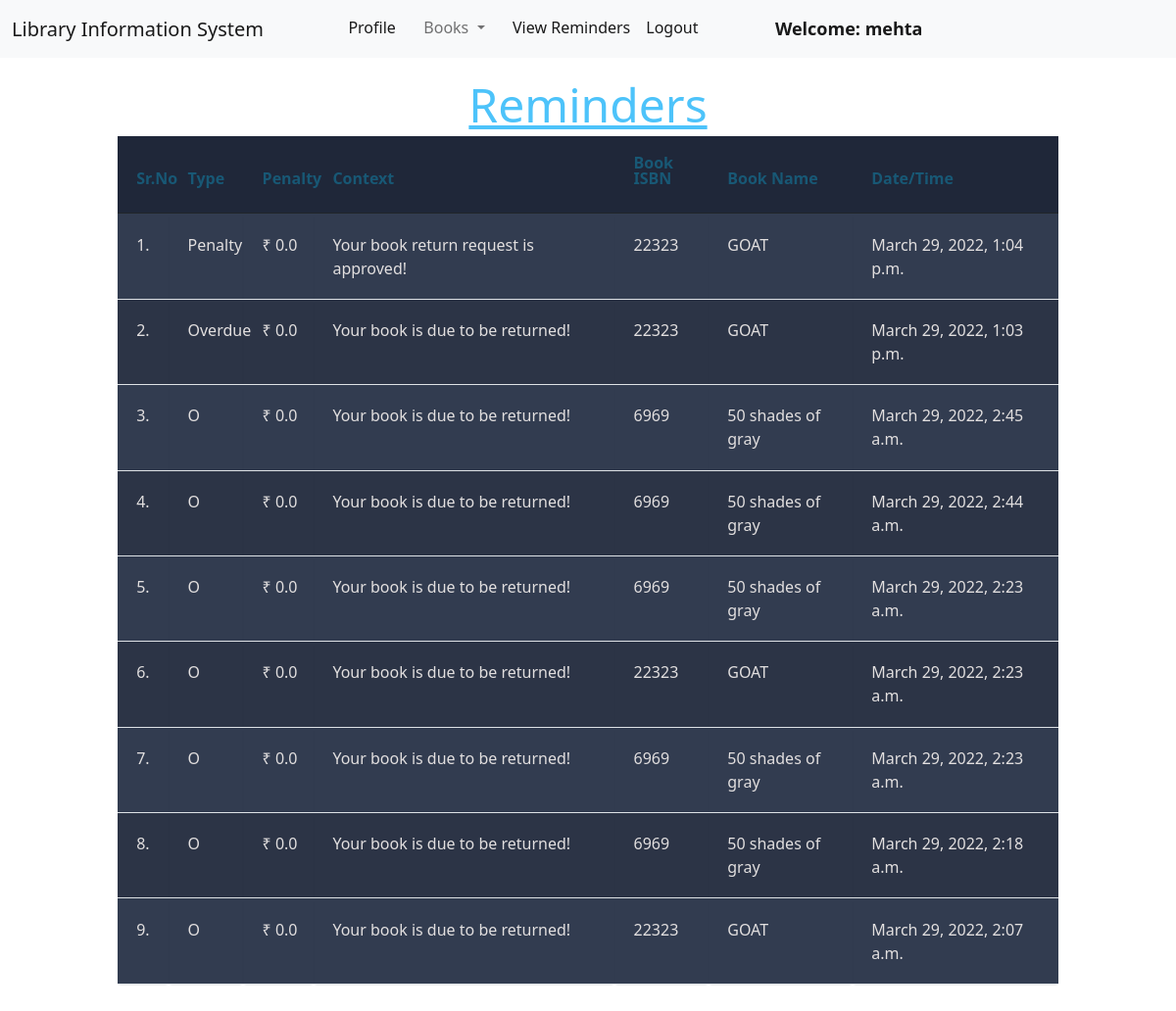
/member/view_reminders/ (signed in), run on an earlier commit of the app's database.
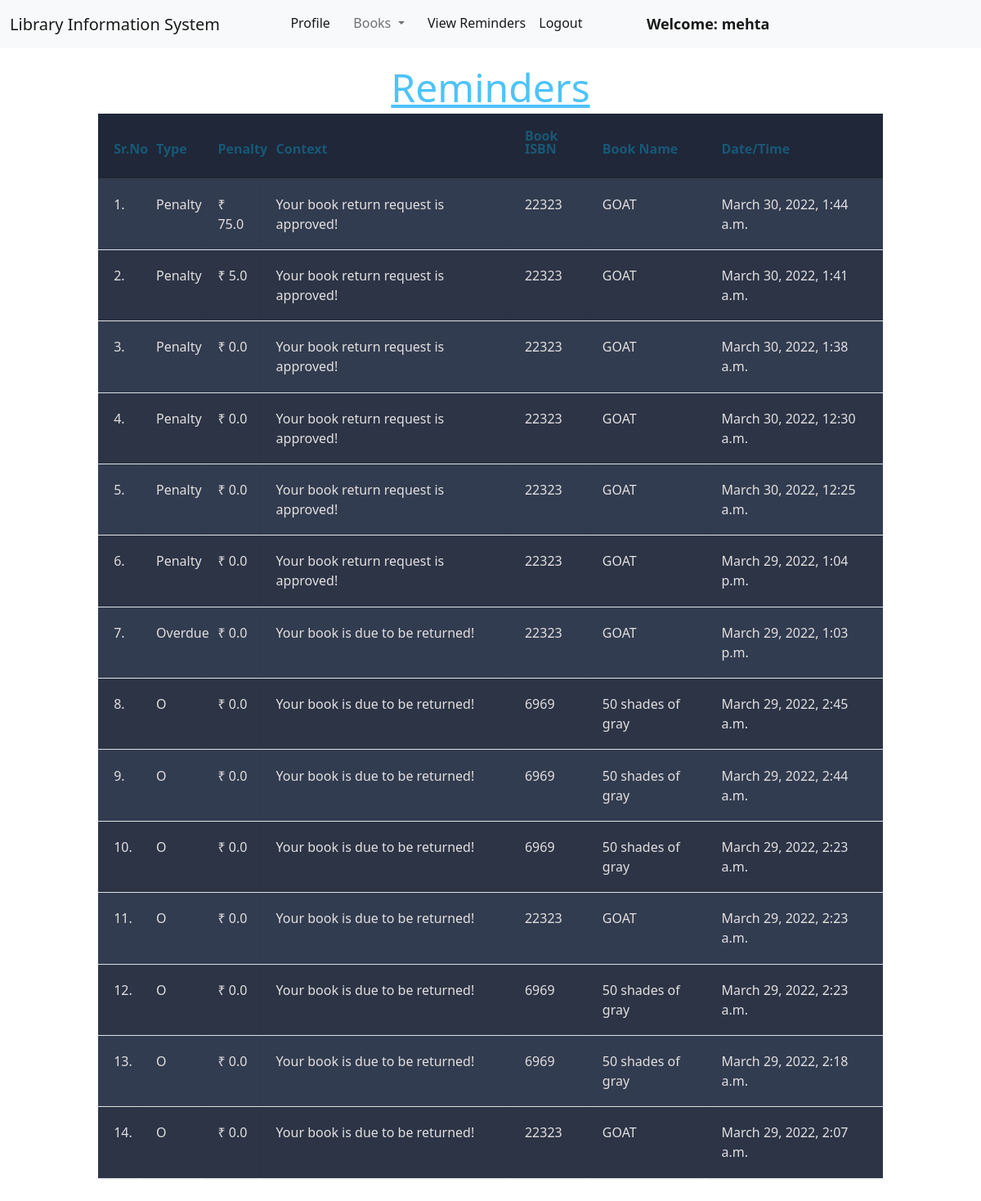
And on a later commit of the database.
### member/models.py (models this page shows)
class Reminder(models.Model):
    rem_id = models.CharField(max_length = 10)
    message = models.CharField(max_length = 200)
    penalty = models.FloatField(default = 0.0)
    book  = models.ForeignKey(Book, on_delete = models.CASCADE)
    member = models.ForeignKey(Member, on_delete = models.CASCADE)
    rem_datetime = models.DateTimeField(null = True)

### book/models.py (models this page shows, shortened)
class Book(models.Model):
    title = models.CharField(max_length=200)
    author = models.CharField(max_length=200)
    isbn = models.CharField(max_length= 15)
    rack_number = models.CharField(max_length= 10)
    issue_date = models.DateField(null= True)
    date_added = models.DateField(null=True)
    return_requested = models.BooleanField(default=False)
    last_issued_date = models.DateField(null=True)
    issue_member = models.ForeignKey("member.Member", on_delete = models.SET_NULL, null = True)

### member/views.py (the view)
# urls.py: path("view_reminders/", views.view_reminders, name="view_reminders"),
@login_required(login_url = '/member/login')
def view_reminders(request):
    reminders = request.user.member.reminder_set.all()
    reminders = reminders.order_by("-rem_datetime")
    return render(request, "member/view_reminders.html", {'reminders': reminders})

### member/templates/member/view_reminders.html (shortened to what this page needs)
{% extends 'member/member_navbar.html' %}
{% load static %}
{% block body %}
<div class="container mt-4">
    <h1 class="text-center"><u>Reminders</u></h1>
    {% if reminders|length == 0 %}
        <h3 class="text-center">No current reminders!</h3>
    {% else %}
    <table class="table table-hover" id="example">
        <thead>
            <tr>
                <th><h1>Sr.No</h1></th>
                <th><h1>Type</h1></th>
                <th><h1>Penalty</h1></th>
                <th><h1>Context</h1></th>
                <th><h1>Book ISBN</h1></th>
                <th><h1>Book Name</h1></th>
                <th><h1>Date/Time</h1></th>
            </tr>
        </thead>
        <tbody>
            {% for reminder in reminders %}
            <tr>
                <td>{{forloop.counter}}.</td>
                <td>{{reminder.rem_id}}</td>
                <td>&#8377 {{reminder.penalty}}</td>
                <td>{{reminder.message}}</td>
                <td>{{reminder.book.isbn}}</td>
                <td>{{reminder.book.title}}</td>
                <td>{{reminder.rem_datetime}}</td>
            </tr>
            {% endfor %}
        </tbody>
    </table>
    {% endif %}
    </div>
{% endblock %}

What changed in the data, as far as the page shows it:
added Reminder: rem_id "Penalty", penalty "75.0", message "Your book return request is approved!", book.isbn "22323", book "GOAT", rem_datetime "March 30, 2022, 1:44 a.m."
added Reminder: rem_id "Penalty", penalty "5.0", message "Your book return request is approved!", book.isbn "22323", book "GOAT", rem_datetime "March 30, 2022, 1:41 a.m."
added Reminder: rem_id "Penalty", penalty "0.0", message "Your book return request is approved!", book.isbn "22323", book "GOAT", rem_datetime "March 30, 2022, 1:38 a.m."
added Reminder: rem_id "Penalty", penalty "0.0", message "Your book return request is approved!", book.isbn "22323", book "GOAT", rem_datetime "March 30, 2022, 12:30 a.m."
added Reminder: rem_id "Penalty", penalty "0.0", message "Your book return request is approved!", book.isbn "22323", book "GOAT", rem_datetime "March 30, 2022, 12:25 a.m."
